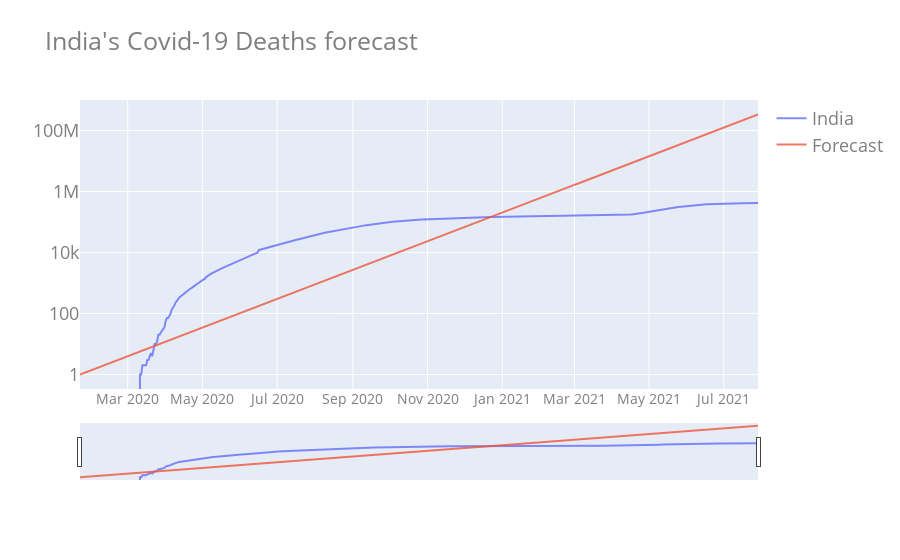

Notebook code cell kept with this figure:
### Code cell
my_graph(data_LRF1.date,
           data_LRF1.iloc[:,1:],
           y='log',
           slider=True)

### Figure 1 — Plotly figure (JSON) as saved in the notebook; plotly's stock layout.template omitted (floating-point values rounded to 4 significant figures; data arrays with more than 128 entries replaced by an {"elided": "..."} marker saying what was removed)
{"data": [{"name": "India", "opacity": 0.8, "type": "scatter", "x": {"elided": "555 str values"}, "y": {"elided": "555 int values"}}, {"name": "Forecast", "opacity": 0.8, "type": "scatter", "x": {"elided": "555 str values"}, "y": {"elided": "555 float values"}}], "layout": {"autosize": true, "font": {"color": "#7f7f7f", "size": 18}, "title": {"text": "India's Covid-19 Deaths forecast"}, "xaxis": {"rangeslider": {"visible": true}, "tickfont": {"color": "#7f7f7f", "size": 14}}, "yaxis": {"type": "log"}}}
